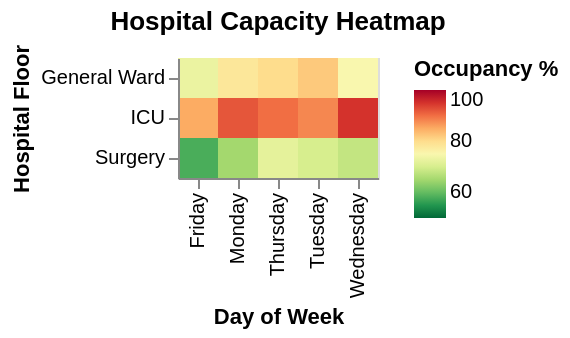

Write the Vega-Lite specification saved for this chart.
### Vega-Lite specification from a JSON file in a GitHub repository (floating-point values rounded to 4 significant figures)
{"$schema": "https://vega.github.io/schema/vega-lite/v6.json", "description": "Hospital bed capacity utilization", "data": {"values": [{"floor": "ICU", "day": "Monday", "occupancy": 92}, {"floor": "ICU", "day": "Tuesday", "occupancy": 88}, {"floor": "ICU", "day": "Wednesday", "occupancy": 95}, {"floor": "ICU", "day": "Thursday", "occupancy": 90}, {"floor": "ICU", "day": "Friday", "occupancy": 85}, {"floor": "General Ward", "day": "Monday", "occupancy": 78}, {"floor": "General Ward", "day": "Tuesday", "occupancy": 82}, {"floor": "General Ward", "day": "Wednesday", "occupancy": 75}, {"floor": "General Ward", "day": "Thursday", "occupancy": 80}, {"floor": "General Ward", "day": "Friday", "occupancy": 73}, {"floor": "Surgery", "day": "Monday", "occupancy": 65}, {"floor": "Surgery", "day": "Tuesday", "occupancy": 70}, {"floor": "Surgery", "day": "Wednesday", "occupancy": 68}, {"floor": "Surgery", "day": "Thursday", "occupancy": 72}, {"floor": "Surgery", "day": "Friday", "occupancy": 58}]}, "mark": "rect", "encoding": {"x": {"field": "day", "type": "ordinal", "axis": {"title": "Day of Week"}}, "y": {"field": "floor", "type": "ordinal", "axis": {"title": "Hospital Floor"}}, "color": {"field": "occupancy", "type": "quantitative", "scale": {"scheme": "redyellowgreen", "domain": [50, 100], "reverse": true}, "legend": {"title": "Occupancy %"}}, "tooltip": [{"field": "floor", "type": "ordinal"}, {"field": "day", "type": "ordinal"}, {"field": "occupancy", "type": "quantitative", "title": "Occupancy %", "format": ".0f"}]}, "title": "Hospital Capacity Heatmap"}
